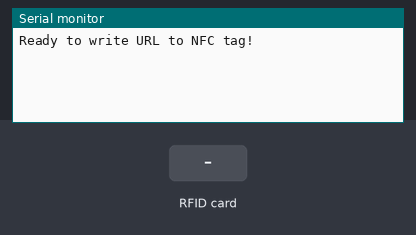
A sketch run on a simulated Arduino Uno, built with avr-gcc and run on an emulated ATmega328P. Parts: the last lines printed to the serial monitor. The test bench sets the inputs (shaded band).

Above: at 1.2 s.
1.3 s: RFID card 5E 7A 19 C4 held to the reader
At 2.0 s:
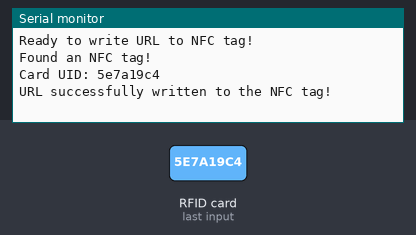
At 4.5 s:
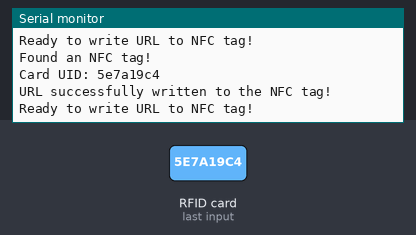

The sketch:

RFID_TAG_Writer.ino
```cpp
#include <SPI.h>
#include <MFRC522.h>

#define SS_PIN 10  // Define the SS (Slave Select) pin for MFRC522
#define RST_PIN 9   // Define the RST (Reset) pin for MFRC522

MFRC522 mfrc522(SS_PIN, RST_PIN);  // Create MFRC522 instance

void setup() {
  Serial.begin(9600);
  SPI.begin();        // Initiate SPI communication
  mfrc522.PCD_Init(); // Initiate MFRC522

  Serial.println("Ready to write URL to NFC tag!");
}

void loop() {
  // Look for new cards
  if (mfrc522.PICC_IsNewCardPresent() && mfrc522.PICC_ReadCardSerial()) {
    Serial.println("Found an NFC tag!");

    // Get the UID of the card
    String uid = getUID();
    Serial.print("Card UID: ");
    Serial.println(uid);

    // Write the URL to the NFC tag
    writeURLToTag(uid, "http://www.example.com");

    delay(2000); // Delay to prevent rapid scanning
  }
}

String getUID() {
  String uid = "";
  for (byte i = 0; i < mfrc522.uid.size; i++) {
    uid += String(mfrc522.uid.uidByte[i] < 0x10 ? "0" : "");
    uid += String(mfrc522.uid.uidByte[i], HEX);
  }
  return uid;
}

void writeURLToTag(const String &uid, const String &url) {
  // Prepare the data to be written
  byte data[16];
  int len = url.length();
  int blockSize = len > 16 ? 16 : len;  // Ensure we don't exceed the block size
  url.getBytes(data, blockSize + 1);

  // Authenticate the sector where you want to write (adjust the sector number accordingly)
  if (mfrc522.PCD_Authenticate(MFRC522::PICC_CMD_MF_AUTH_KEY_A, 1, mfrc522.uid.uidByte, mfrc522.uid.size, nullptr, 0) == MFRC522::STATUS_OK) {
    // Write the data to the sector (adjust the block number accordingly)
    mfrc522.MIFARE_Write(1, data, 16);

    // Stop the authentication process
    mfrc522.PICC_HaltA();
    mfrc522.PCD_StopCrypto1();

    Serial.println("URL successfully written to the NFC tag!");
  } else {
    Serial.println("Authentication failed. Unable to write URL to the NFC tag.");
  }
}
```

Measured:
- after the input at 1.3 s, the serial monitor: prints a new line at once (image 1)
